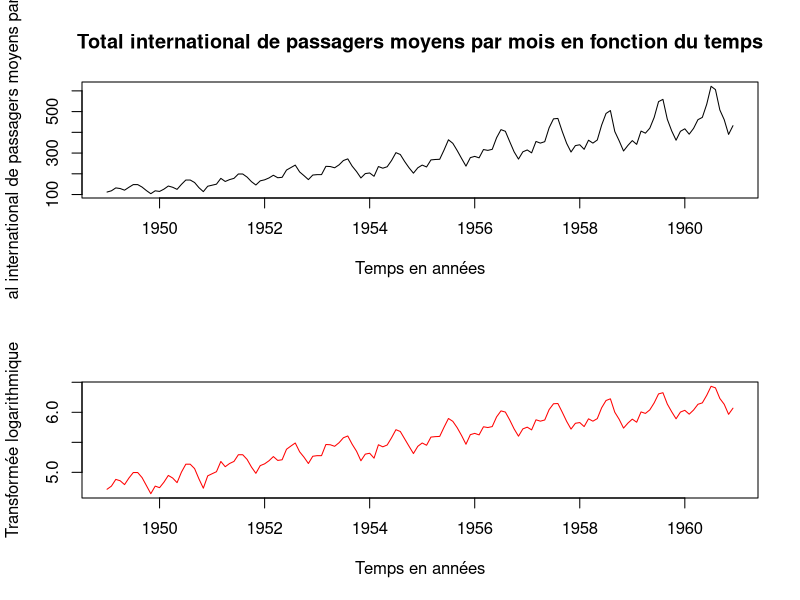
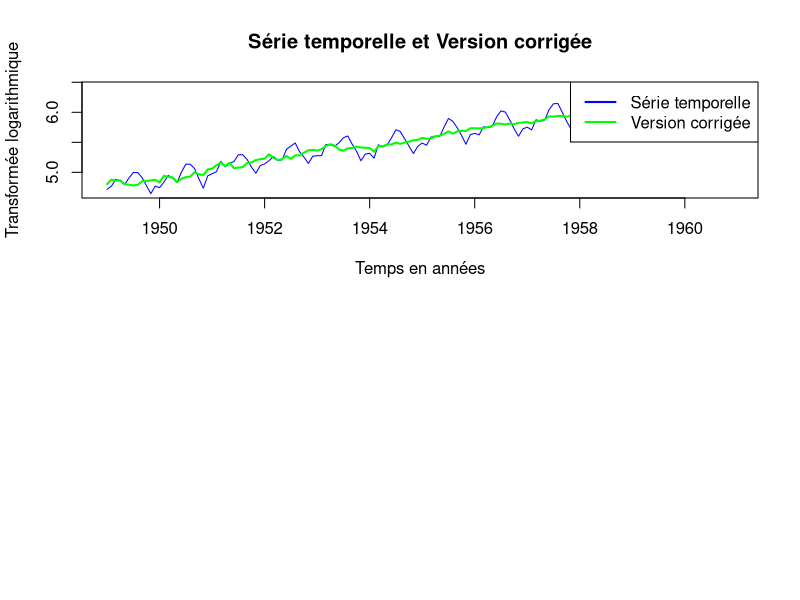
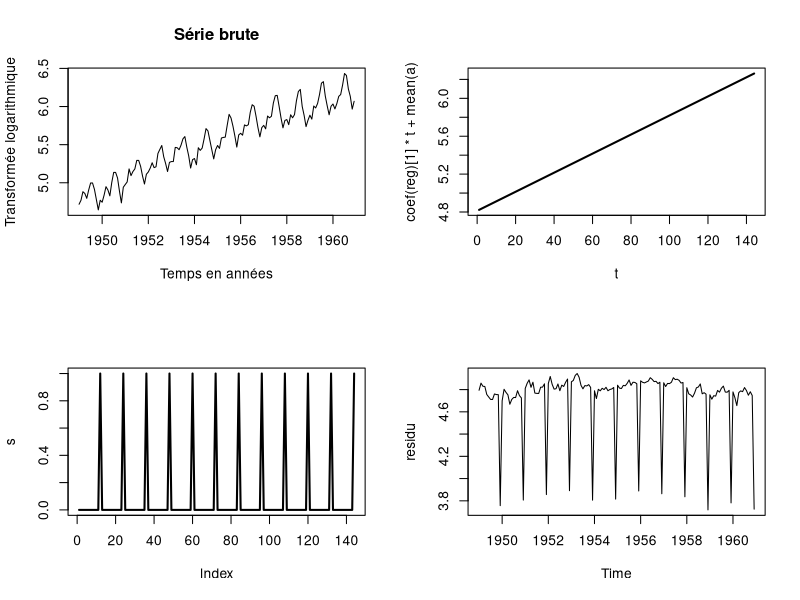
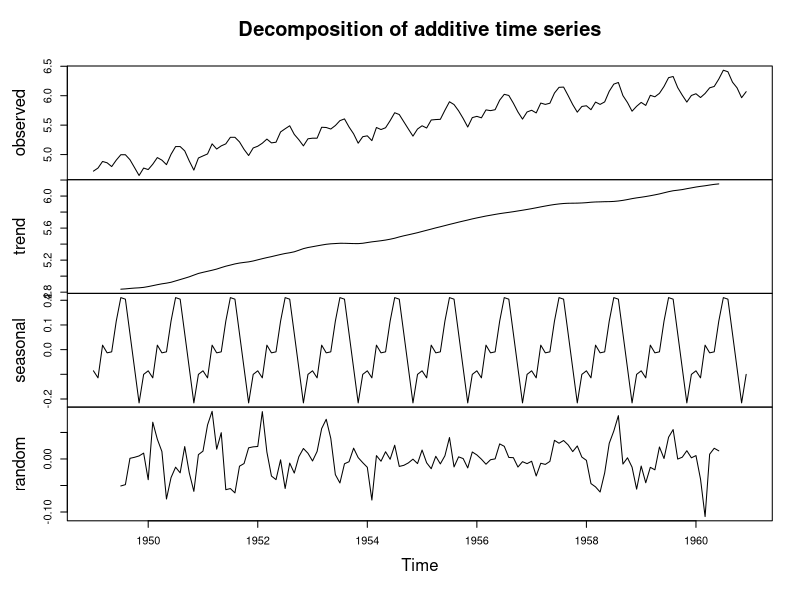

R code for these plots, in order:
## ---- chunk 1
knitr::opts_chunk$set(echo = TRUE)
## ---- chunk 2
rm(list = ls())
## ---- chunk 3
data(AirPassengers)
x <- AirPassengers
logx = log(AirPassengers)
## ---- chunk 4
par(mfrow = c(2,1))
plot(AirPassengers, xlab = "Temps en années", ylab = "Total international de passagers moyens par mois", main = "Total international de passagers moyens par mois en fonction du temps")
plot(log(AirPassengers), col ="red", xlab = "Temps en années", ylab = "Transformée logarithmique")
## ---- chunk 5
#On définit x et y
x = AirPassengers
y = log(x)
# On définit la longueur des données
n = length(y)
# On crée un vecteur pour le temps de 1 à n
t = 1:n
# On crée 12 variables s pour les saisonnalités 
for(i in 1:12){
  # On crée 12 vecteurs vides
  su = rep(0, times=12)
  # On ajoute 1 en ième position du vecteur s_i
  su[i] = 1
  s = rep(su,times=12)
  # On crée les variables appellées s1, s2, etc...
  assign(paste('s', i ,sep=""), s)
}

# On fait la régression linéaire mutliples entre toute les variables précédemment définies (-1 mettre l'or)
reg = lm(y~t + s1+s2+s3+s4+s5+s6+s7+s8+s9+s10+s11+s12-1)
## ---- chunk 6
a = coef(reg)[2:13]
b = coef(reg)[1]
c = a - mean(a)
## ---- chunk 7
y_corrigé = y - c
plot(y, type = "l", col = "blue", xlab = "Temps en années", ylab = "Transformée logarithmique", main = "Série temporelle et Version corrigée")
lines(y_corrigé, col = "green", lwd = 2)
legend("topright", legend = c("Série temporelle", "Version corrigée"), col = c("blue", "green"), lwd = 2:2)
## ---- chunk 8

saison = s1
residu = y_corrigé - (coef(reg)[1]*t + s)
par(mfrow = c(2,2))
plot(y, main = "Série brute", xlab = "Temps en années", ylab = "Transformée logarithmique")
plot(t, coef(reg)[1]*t + mean(a), lwd = 2, type = "l")
plot(s, lwd = 2, type = "l")
plot(residu)

## ---- chunk 9
par(mfrow = c(2,2))
plot(decompose(y))
## ---- chunk 10


